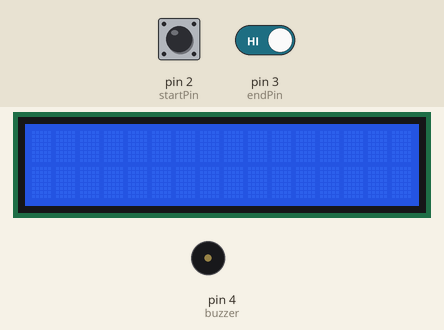
This sketch was run on a simulated Arduino Uno, built with avr-gcc and run on an emulated ATmega328P. Parts: 16×2 character LCD, buzzer (waves = sounding, pin HIGH). The inputs (shaded band) are chosen by the test bench; at power-on: pin 3 (endPin) HIGH, pin 2 (startPin) HIGH. What the sketch prints to the serial monitor is not drawn.

Above: at 1.2 s.
1.3 s: pin 3 (endPin) driven LOW
At 2.0 s:
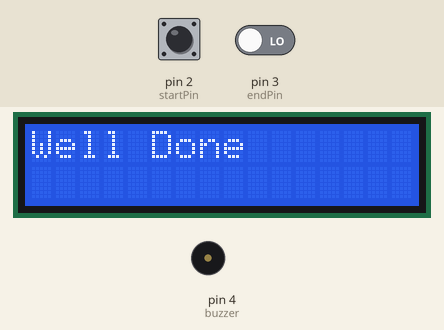
3.0 s: pin 2 (startPin) pulled LOW for 0.6 s
At 4.5 s:
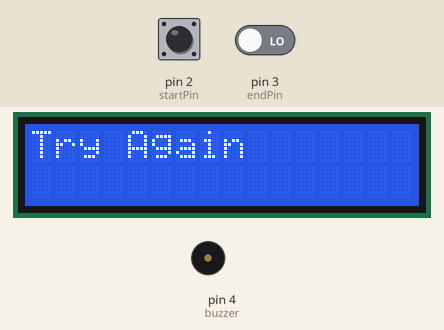
6.1 s: pin 2 (startPin) pulled LOW for 3.2 s
At 6.9 s:
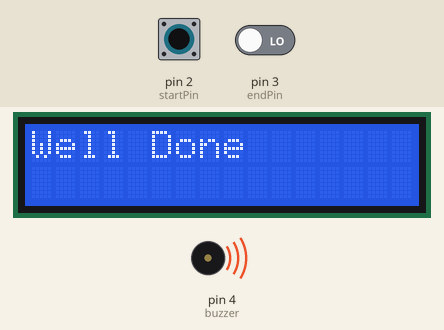
Timing chart, 0 to 11.7 s (numbered marks = the images above; inputs shaded):
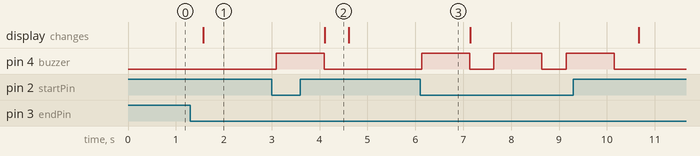

Measured:
- after the input at 1.3 s, the display: changes after 0.28 s (image 1)
- after the input at 3.0 s, pin 4 (buzzer): LOW → HIGH after 0.09 s, → LOW 1.0 s later; the display: changes after 1.1 s (image 2)
- after the input at 6.1 s, pin 4 (buzzer): alternates HIGH for 1.0 s and LOW for 0.51 s, 6 changes in all, then stays LOW, starting at once
- what the display in image 2 shows lasts 0.5 s, from 4.1 s to 4.6 s

The sketch:

Buzz.ino
```cpp
#include <LiquidCrystal_I2C.h>
LiquidCrystal_I2C lcd(0x27, 16, 2);
const int startPin = 2;
const int endPin = 3;
const int buzzer = 4;
int start, end_;
void setup(void)
{
  Serial.begin(9600);
  lcd.begin();
  lcd.clear();
  pinMode(buzzer, OUTPUT);
  pinMode(startPin, INPUT_PULLUP);
  pinMode(startPin, INPUT_PULLUP);
}
void loop(void)
{
  start = digitalRead(startPin);
  end_ = digitalRead(endPin);
  Serial.print(start);
  Serial.print("\n");
  Serial.print(end_);
  if (start == LOW && end_== LOW ){
    digitalWrite(buzzer, HIGH);
    delay(1000);
    digitalWrite(buzzer, LOW);
    lcd.setCursor(0,0);
    lcd.print("Try Again");
    Serial.print("Try Again");
  }
  else if (start == HIGH && end_== LOW){
    lcd.setCursor(0,0);
    lcd.print("Well Done");
    Serial.print("Well Done");
  }
 delay(500);
}
```
